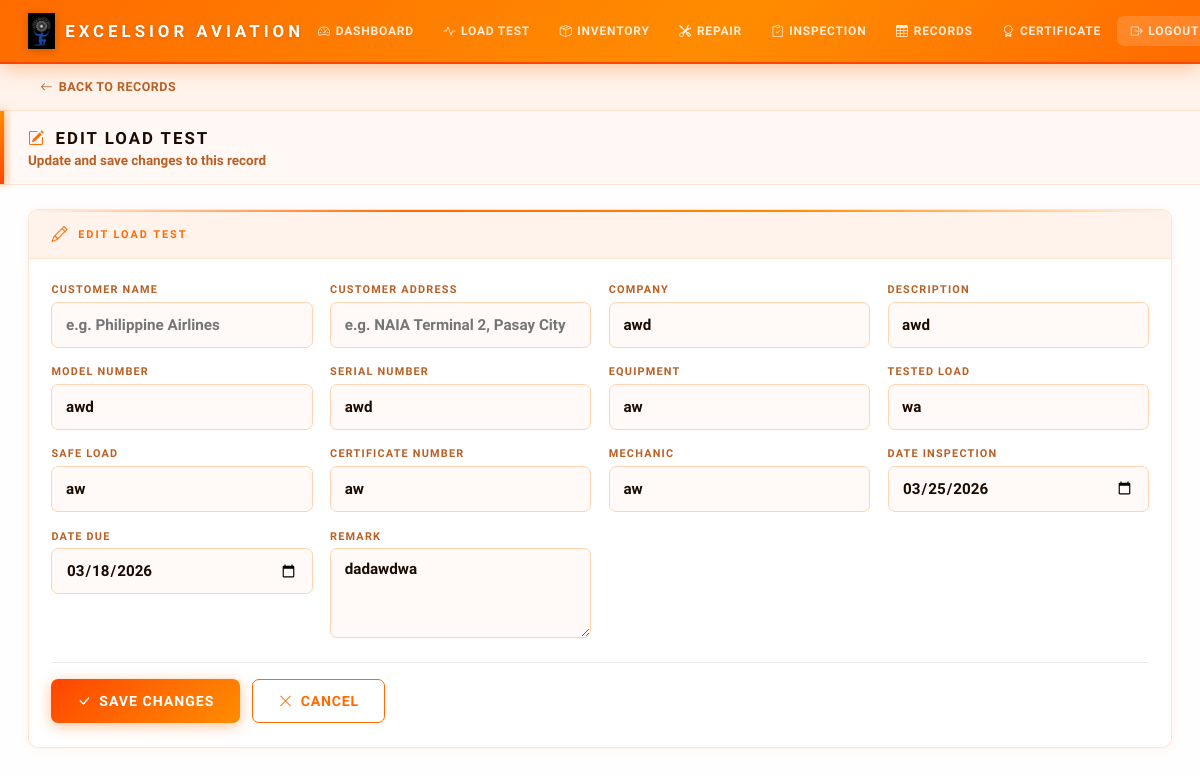
Screenshot of /edit/loadtest/2/ (signed in) with the database file from the repository.
### core/models.py (models this page shows, shortened)
class LoadTest(models.Model):
    customer_name    = models.CharField(max_length=255, blank=True)
    customer_address = models.CharField(max_length=500, blank=True)
    company          = models.CharField(max_length=255, blank=True)
    description      = models.CharField(max_length=255, blank=True)
    model_number     = models.CharField(max_length=100, blank=True)
    serial_number    = models.CharField(max_length=100, blank=True)
    equipment        = models.CharField(max_length=255, blank=True)
    tested_load      = models.CharField(max_length=100, blank=True)
    safe_load        = models.CharField(max_length=100, blank=True)
    certificate_number = models.CharField(max_length=100, blank=True)
    mechanic         = models.CharField(max_length=150, blank=True)
    date_inspection  = models.DateField(null=True, blank=True)
    date_due         = models.DateField(null=True, blank=True)
    remark           = models.TextField(blank=True)
    created_at       = models.DateTimeField(auto_now_add=True)
    created_by       = models.ForeignKey(settings.AUTH_USER_MODEL, null=True, blank=True, on_delete=models.SET_NULL, related_name='loadtest_records')
    class Meta:
        ordering = ['-created_at']

### core/views.py (the view)
# urls.py: path('edit/loadtest/<int:pk>/',  views.edit_loadtest,  name='edit_loadtest'),
@login_required
def edit_loadtest(request, pk):
    record = get_object_or_404(LoadTest, pk=pk)
    if request.method == 'POST':
        form = LoadTestForm(request.POST, instance=record)
        if form.is_valid():
            form.save()
            messages.success(request, 'Load Test record updated successfully!')
            return redirect('/list/?type=loadtest')
        messages.error(request, 'Please correct the errors below.')
    else:
        form = LoadTestForm(instance=record)
    return render(request, 'edit_record.html', {
        'form': form, 'record_type': 'loadtest',
        'record': record, 'page_title': 'Edit Load Test',
    })

### core/templates/edit_record.html (shortened to what this page needs)
{% extends 'base.html' %}
{% block content %}
<div class="back-bar">
  <a href="/list/?type={{ record_type }}" class="back-btn">
    <i class="bi bi-arrow-left"></i> Back to Records
  </a>
</div>
<div class="page-header">
  <h1><i class="bi bi-pencil-square"></i> {{ page_title }}</h1>
  <p>Update and save changes to this record</p>
</div>
<div class="content-wrap">
  <div class="card">
    <div class="card-header"><i class="bi bi-pencil"></i> {{ page_title }}</div>
    <div class="card-body">
      <form method="post">
        <div class="form-grid">
          {% for field in form %}
          <div class="form-group {% if field.field.widget.attrs.style == 'grid-column: span 2' %}span-2{% endif %}">
            <label for="{{ field.id_for_label }}">{{ field.label }}</label>
            {{ field }}
          </div>
          {% endfor %}
        </div>
        <div style="margin-top:1.5rem;display:flex;gap:0.75rem;padding-top:1rem;border-top:1px solid #e8e9ec;flex-wrap:wrap;">
          <button type="submit" class="btn-orange">
            <i class="bi bi-check-lg"></i> Save Changes
          </button>
          <a href="/list/?type={{ record_type }}" class="btn-white">
            <i class="bi bi-x-lg"></i> Cancel
          </a>
        </div>
      </form>
    </div>
  </div>
</div>
{% endblock %}

### rows the page displays
LoadTest: form "awd" "awd" "awd" "awd" "aw" "wa" "aw" "aw" "aw" "03/25/2026" "03/18/2026" "dadawdwa"

### other values shown
{{ page_title }} "EDIT LOAD TEST"
{{ field.label }} "CUSTOMER NAME" "CUSTOMER ADDRESS" "COMPANY" "DESCRIPTION" "MODEL NUMBER" "SERIAL NUMBER" "EQUIPMENT" "TESTED LOAD" "SAFE LOAD" "CERTIFICATE NUMBER" "MECHANIC" "DATE INSPECTION" "DATE DUE" "REMARK"
